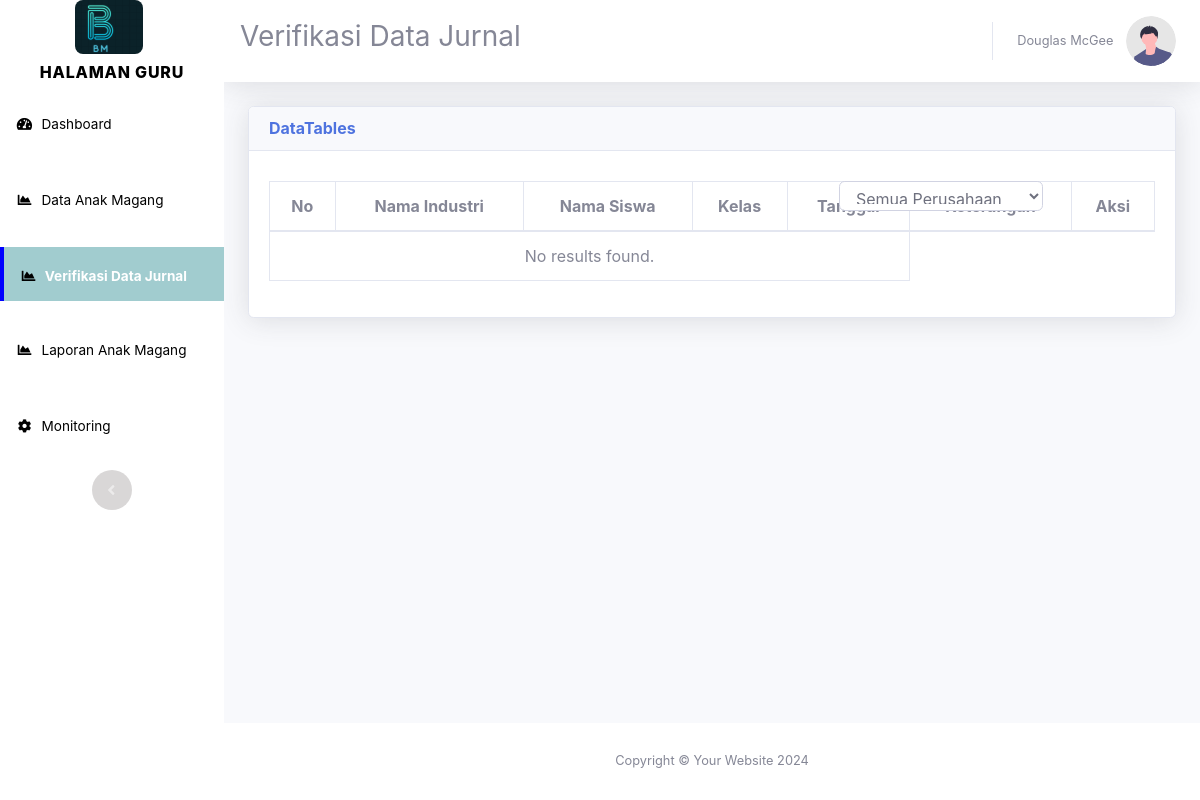
The page /halaman_guru/verifikasidata.php on the database as committed earlier.
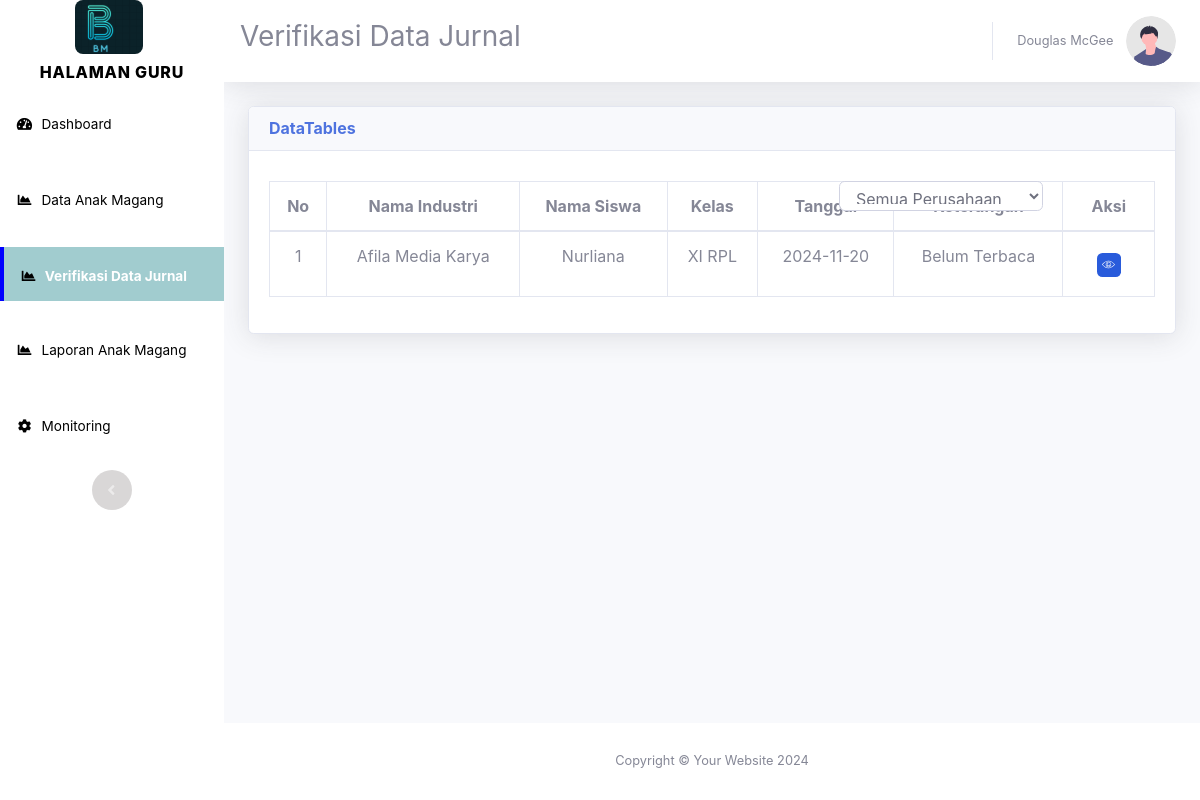
The same page on the database as committed later.
### tables this page shows
CREATE TABLE `tb_jurnal` (
  `id_jurnal` int(11) NOT NULL,
  `Id_siswaa` int(11) NOT NULL,
  `id_perusahaan` int(11) NOT NULL,
  `kode_guru` varchar(5) NOT NULL,
  `tanggal` date NOT NULL,
  `kegiatan` text NOT NULL,
  `uraian` text NOT NULL,
  `status` varchar(20) DEFAULT 'Belum terbaca'
);

CREATE TABLE `tb_perusahaan` (
  `id_perusahaan` int(11) NOT NULL,
  `pendiri` varchar(50) NOT NULL,
  `nama_perusahaan` varchar(50) NOT NULL,
  `bidang_industri` varchar(50) NOT NULL,
  `lokasi` varchar(100) NOT NULL,
  `jalan` varchar(100) NOT NULL,
  `tahun_didirikan` varchar(50) NOT NULL
);

CREATE TABLE `tb_siswa` (
  `Id_siswaa` int(11) NOT NULL,
  `Nis` varchar(15) NOT NULL,
  `Nama_siswa` varchar(50) NOT NULL,
  `Kelas_siswa` varchar(50) NOT NULL,
  `Jenis_kelamin` varchar(15) NOT NULL,
  `Foto_siswa` varchar(50) NOT NULL,
  `Alamat` varchar(150) NOT NULL
);

### halaman_guru/verifikasidata.php (the view, shortened to what this page needs)
<?php include 'laporanmonir/koneksi.php' ;
$sql = "SELECT
            tb_jurnal.id_jurnal,
            tb_jurnal.tanggal,
            tb_jurnal.kegiatan,
            tb_jurnal.uraian,
            tb_jurnal.status,
            tb_siswa.Nama_siswa,
            tb_siswa.Kelas_siswa,
            tb_perusahaan.nama_perusahaan
        FROM
            tb_jurnal
        JOIN
            tb_perusahaan ON tb_jurnal.id_perusahaan = tb_perusahaan.id_perusahaan
        JOIN
            tb_siswa ON tb_jurnal.Id_siswaa = tb_siswa.Id_siswaa
        ORDER BY
            tb_jurnal.tanggal DESC";
$result = $conn->query($sql);
?>
<!DOCTYPE html>
<html lang="en">
<head>
    <link href="vendor/fontawesome-free/css/all.min.css" rel="stylesheet" type="text/css">
    <link href="css/sb-admin-2.css?v1" rel="stylesheet">
    <link href="vendor/datatables/dataTables.bootstrap4.min.css" rel="stylesheet">
</head>
<body id="page-top">
    <div id="wrapper">
        <ul class="navbar-nav bg-gradient-primary sidebar sidebar-dark accordion" id="accordionSidebar">
            <a class="sidebar-brand d-flex align-items-center justify-content-center" href="index.html">
                    <div class="sidebar-brand-icon rotate-n-0">
                    <div class="sidebar-brand-icon rotate-n-" style="color:#000;">
                    <i href="index.html"><img src="logo.svg"class="img_logo" alt=""></i>
                        </div>
                    </div>
                <div class="sidebar-brand-text mx-3">Halaman Guru</div>
            </a>
            <hr class="sidebar-divider my-0">
            <li class="nav-item ">
                <a class="nav-link " href="index.php">
                    <i class="fas fa-fw fa-tachometer-alt"></i>
                    <span>Dashboard</span></a>
            </li>
            <li class="nav-item">
                <a class="nav-link" href="dataanakmagang.php">
                    <i class="fas fa-fw fa-chart-area"></i>
                    <span>Data Anak Magang</span></a>
            </li>
            <li class="nav-item active ">
                <a class="nav-link active" href="verifikasidata.php">
                    <i class="fas fa-fw fa-chart-area"></i>
                    <span>Verifikasi Data Jurnal</span></a>
            </li>
            <li class="nav-item ">
                <a class="nav-link" href="laporananakmagang.php">
                    <i class="fas fa-fw fa-chart-area"></i>
                    <span>Laporan Anak Magang</span></a>
            </li>
            <li class="nav-item" id="monir">
                <a class="nav-link collapsed" href="jadwalmonitoing.php" data-toggle="collapse" data-target="#collapseTwo"
                   aria-expanded="false" aria-controls="collapseTwo" id="monitoring-link">
                    <i class="fas fa-fw fa-cog"></i>
                    <span>Monitoring</span>
                </a>
            </li>
            <hr class="sidebar-divider">
            <div class="text-center d-none d-md-inline">
                <button class="rounded-circle border-0" id="sidebarToggle"></button>
            </div>
        </ul>
        <div id="content-wrapper" class="d-flex flex-column">
            <div id="content">
                <nav class="navbar navbar-expand navbar-light bg-white topbar mb-4 static-top shadow">
                        <h3>Verifikasi Data Jurnal</h3>
                    <ul class="navbar-nav ml-auto">
                        <li class="nav-ite1 dropdown no-arrow">
                            <a class="nav-link dropdown-toggle" href="#" id="userDropdown" role="button"
                                data-toggle="dropdown" aria-haspopup="true" aria-expanded="false">
                                <span class="mr-2 d-none d-lg-inline text-gray-600 small">Douglas McGee</span>
                                <img class="img_profile rounded-circle" src="img/undraw_profile.svg">
                            </a>
                        </li>
                    </ul>
                </nav>
                <div class="container-fluid">
                    <div class="card shadow mb-4">
                  <div class="card-header">
                            <h6 class="m-0 font-weight-bold text-primary">DataTables </h6>
                        </div>
                        <div class="card-body">
                            <div class="table-responsive " style="padding-top:-80px!important">
                                <div class="row mb-0 container-select-perusahaan">
                                    <div class="col-md-3 drop-perusahaan">
                                        <select id="companyFilter" class="form-control">
                                            <option value="">Semua Perusahaan</option>
                                        </select>
                                    </div>
                                </div>
                                <table class="table table-bordered table-hover" id="dataTable" width="100%" cellspacing="0">
                                    <thead>
                                        <tr>
                                            <th>No</th>
                                            <th>Nama Industri</th>
                                            <th>Nama Siswa</th>
                                            <th>Kelas</th>
                                            <th>Tanggal</th>
                                            <th>Keterangan</th>
                                            <th>Aksi</th>
                                        </tr>
                                    </thead>
                                    <?php
if ($result->num_rows > 0) {
    $no = 1;
    while ($row = $result->fetch_assoc()) {
           $statusButton = $row["status"] == "Terbaca" ?
           "<span class='kett'>Terbaca</span>" :
           "<span class='sel' onclick='confirmAndComplete(this, " . $row['id_jurnal'] . ")'>Belum Terbaca</span>";
                echo "<tr>
                        <td>" . $no . "</td>
                        <td>" . $row["nama_perusahaan"] . "</td>
                        <td>" . $row["Nama_siswa"] . "</td>
                        <td>" . $row["Kelas_siswa"] . "</td>
                        <td>" . $row["tanggal"] . "</td>
                         <td class='aksi'>" . $statusButton . "</td>
                        <td> <button class='btn' data-toggle='modal' data-target='#detailModal$id'>
                                                <svg xmlns='http://www.w3.org/2000/svg' width='24' height='24' viewBox='0 0 44 44' fill='none'>
                                                    <rect width='44.2588' height='44' rx='10' fill='#295BDB' />
                                                    <g transform='translate(5, 5)'>
                                                        <path d='M27.9438 16.0125C25.1125 12.75 21.2 9 16 9C13.9 9 11.975 9.59375 9.94375 10.8625C8.23125 11.9375 6.475 13.45 4.0625 15.9375L4 16L4.41875 16.4312C7.8625 19.9562 10.8375 23 16 23C18.2812 23 20.4938 22.2563 22.7625 20.725C24.6938 19.4188 26.3375 17.7625 27.6562 16.425L28 16.0812L27.9438 16.0125ZM16 10C18.0688 10 20.0563 10.5938 22.075 11.9125C23.5688 12.8875 25.0375 14.2063 26.6812 16.0438C24.2875 18.4625 20.6938 22 16 22C13.8625 22 11.9875 21.475 10.1125 20.2375C8.39375 19.1062 6.84375 17.5312 5.35 16C9.04375 12.2687 12.125 10 16 10Z' fill='white' />
                                                        <path d='M16 21C18.7562 21 21 18.7562 21 16C21 13.2438 18.7562 11 16 11C13.2438 11 11 13.2438 11 16C11 18.7562 13.2438 21 16 21ZM16 12.0188C18.2 12.0188 20 13.8063 20 16C20 18.1937 18.2 19.9813 16 19.9813C13.8 19.9813 12.0063 18.1937 12.0063 16C12.0063 13.8063 13.8 12.0188 16 12.0188Z' fill='white' />
                                                        <path d='M18.0016 16C18.0016 17.0938 17.1016 18 16.0141 18C14.9266 18 14.0016 17.05 14.0016 15.9563C14.0016 14.8625 14.9891 14 16.0016 14V13C14.3453 13 13.0078 14.35 13.0078 16.0125C13.0078 17.675 14.3516 19.0187 16.0016 19.0187C17.6516 19.0187 19.0016 17.6688 19.0016 16.0125V16H18.0016Z' fill='white' />
                                                    </g>
                                                </svg>
                                                   </button></td>
                      </tr>";
                $no++;
            }
        } else {
            echo "<tr><td colspan='5'>No results found.</td></tr>";
        }
        ?>
                                </table>
                            </div>
                        </div>
                    </div>
                </div>
            </div>
            <?php require 'footer.php' ?>

### halaman_guru/footer.php (shortened to what this page needs)
            <footer class="sticky-footer bg-white">
                <div class="container my-auto">
                    <div class="copyright text-center my-auto">
                    <span>Copyright &copy; Your Website <?php echo date("Y"); ?> </span>
                    </div>
                </div>
            </footer>
        </div>
    </div>
</body>
</html>

### halaman_guru/verifikasidata.php (style rules this page uses)
.nav-item a.active { background-color: #A1CCCF; color: #fff; height: 54px; border-left: 4px solid blue; }
.img_profile { margin-right: 0px; width: 50px; }

Rows that differ between the two databases and show on the page:
added tb_jurnal: id_perusahaan.nama_perusahaan "Afila Media Karya", Id_siswaa.Nama_siswa "Nurliana", Id_siswaa.Kelas_siswa "XI RPL", tanggal "2024-11-20"
Other text that changed with them:
text no longer shown: "No results found."
